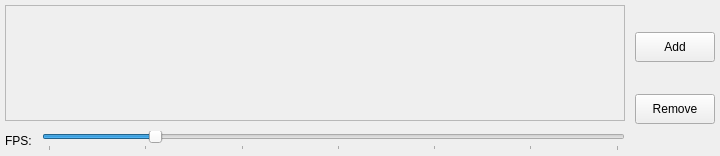
<?xml version="1.0" encoding="UTF-8"?>
<ui version="4.0">
 <class>Timeline</class>
 <widget class="QWidget" name="Timeline">
  <property name="geometry">
   <rect>
    <x>0</x>
    <y>0</y>
    <width>720</width>
    <height>156</height>
   </rect>
  </property>
  <property name="windowTitle">
   <string>Timeline</string>
  </property>
  <layout class="QHBoxLayout" name="mainLayout">
   <property name="spacing">
    <number>10</number>
   </property>
   <property name="leftMargin">
    <number>5</number>
   </property>
   <property name="topMargin">
    <number>5</number>
   </property>
   <property name="rightMargin">
    <number>5</number>
   </property>
   <property name="bottomMargin">
    <number>5</number>
   </property>
   <item>
    <layout class="QFormLayout" name="timelineFormLayout">
     <item row="0" column="0" colspan="2">
      <widget class="QScrollArea" name="scrollArea">
       <property name="minimumSize">
        <size>
         <width>0</width>
         <height>110</height>
        </size>
       </property>
       <property name="verticalScrollBarPolicy">
        <enum>Qt::ScrollBarPolicy::ScrollBarAlwaysOff</enum>
       </property>
       <property name="horizontalScrollBarPolicy">
        <enum>Qt::ScrollBarPolicy::ScrollBarAsNeeded</enum>
       </property>
       <property name="widgetResizable">
        <bool>true</bool>
       </property>
       <widget class="QWidget" name="scrollContent">
        <property name="geometry">
         <rect>
          <x>0</x>
          <y>0</y>
          <width>601</width>
          <height>108</height>
         </rect>
        </property>
        <layout class="QHBoxLayout" name="frameLayout">
         <property name="spacing">
          <number>5</number>
         </property>
         <property name="leftMargin">
          <number>5</number>
         </property>
         <property name="topMargin">
          <number>5</number>
         </property>
         <property name="rightMargin">
          <number>5</number>
         </property>
         <property name="bottomMargin">
          <number>5</number>
         </property>
        </layout>
       </widget>
      </widget>
     </item>
     <item row="1" column="0">
      <widget class="QLabel" name="fpsLabel">
       <property name="text">
        <string>FPS:</string>
       </property>
      </widget>
     </item>
     <item row="1" column="1">
      <widget class="QSlider" name="fpsSlider">
       <property name="minimum">
        <number>1</number>
       </property>
       <property name="maximum">
        <number>60</number>
       </property>
       <property name="value">
        <number>12</number>
       </property>
       <property name="sliderPosition">
        <number>12</number>
       </property>
       <property name="orientation">
        <enum>Qt::Orientation::Horizontal</enum>
       </property>
       <property name="tickPosition">
        <enum>QSlider::TickPosition::TicksBelow</enum>
       </property>
       <property name="tickInterval">
        <number>10</number>
       </property>
      </widget>
     </item>
    </layout>
   </item>
   <item>
    <layout class="QVBoxLayout" name="controlsLayout">
     <property name="spacing">
      <number>5</number>
     </property>
     <item>
      <widget class="QPushButton" name="addFrameButton">
       <property name="minimumSize">
        <size>
         <width>80</width>
         <height>30</height>
        </size>
       </property>
       <property name="text">
        <string>Add</string>
       </property>
      </widget>
     </item>
     <item>
      <widget class="QPushButton" name="removeFrameButton">
       <property name="minimumSize">
        <size>
         <width>80</width>
         <height>30</height>
        </size>
       </property>
       <property name="text">
        <string>Remove</string>
       </property>
      </widget>
     </item>
    </layout>
   </item>
  </layout>
 </widget>
 <resources/>
 <connections/>
</ui>
